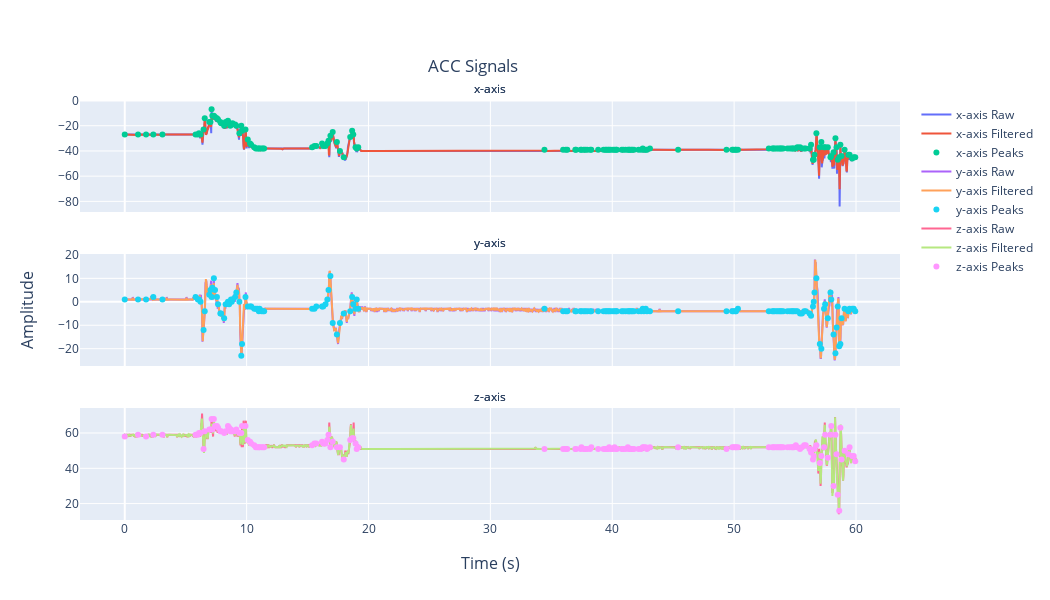

Notebook code for this chart:
### Code cell
#Plot ACC signals using Plotly
biobss.imutools.plot_acc(signals=signals, peaks=peaks, sampling_rate=fs, method='plotly', show_peaks=True)

### Figure 1 — Plotly figure (JSON) as saved in the notebook; plotly's stock layout.template omitted (floating-point values rounded to 4 significant figures; data arrays with more than 128 entries replaced by an {"elided": "..."} marker saying what was removed)
{"data": [{"name": "x-axis Raw", "type": "scatter", "x": {"elided": "1920 float values"}, "xaxis": "x", "y": {"elided": "1920 int values"}, "yaxis": "y"}, {"name": "x-axis Filtered", "type": "scatter", "x": {"elided": "1920 float values"}, "xaxis": "x", "y": {"elided": "1920 float values"}, "yaxis": "y"}, {"mode": "markers", "name": "x-axis Peaks", "type": "scatter", "x": {"elided": "159 float values"}, "xaxis": "x", "y": {"elided": "159 int values"}, "yaxis": "y"}, {"name": "y-axis Raw", "type": "scatter", "x": {"elided": "1920 float values"}, "xaxis": "x2", "y": {"elided": "1920 int values"}, "yaxis": "y2"}, {"name": "y-axis Filtered", "type": "scatter", "x": {"elided": "1920 float values"}, "xaxis": "x2", "y": {"elided": "1920 float values"}, "yaxis": "y2"}, {"mode": "markers", "name": "y-axis Peaks", "type": "scatter", "x": {"elided": "159 float values"}, "xaxis": "x2", "y": {"elided": "159 int values"}, "yaxis": "y2"}, {"name": "z-axis Raw", "type": "scatter", "x": {"elided": "1920 float values"}, "xaxis": "x3", "y": {"elided": "1920 int values"}, "yaxis": "y3"}, {"name": "z-axis Filtered", "type": "scatter", "x": {"elided": "1920 float values"}, "xaxis": "x3", "y": {"elided": "1920 float values"}, "yaxis": "y3"}, {"mode": "markers", "name": "z-axis Peaks", "type": "scatter", "x": {"elided": "159 float values"}, "xaxis": "x3", "y": {"elided": "159 int values"}, "yaxis": "y3"}], "layout": {"annotations": [{"font": {"size": 16}, "showarrow": false, "text": "Time (s)", "x": 0.5, "xanchor": "center", "xref": "paper", "y": 0, "yanchor": "top", "yref": "paper", "yshift": -30}, {"font": {"size": 16}, "showarrow": false, "text": "Amplitude", "textangle": -90, "x": 0, "xanchor": "right", "xref": "paper", "xshift": -40, "y": 0.5, "yanchor": "middle", "yref": "paper"}, {"showarrow": false, "text": "x-axis", "x": 0.5, "xref": "x domain", "y": 1.2, "yref": "y domain"}, {"showarrow": false, "text": "x-axis", "x": 0.5, "xref": "x domain", "y": 1.2, "yref": "y domain"}, {"showarrow": false, "text": "y-axis", "x": 0.5, "xref": "x2 domain", "y": 1.2, "yref": "y2 domain"}, {"showarrow": false, "text": "y-axis", "x": 0.5, "xref": "x2 domain", "y": 1.2, "yref": "y2 domain"}, {"showarrow": false, "text": "z-axis", "x": 0.5, "xref": "x3 domain", "y": 1.2, "yref": "y3 domain"}, {"showarrow": false, "text": "z-axis", "x": 0.5, "xref": "x3 domain", "y": 1.2, "yref": "y3 domain"}], "height": 600, "title": {"text": "ACC Signals", "x": 0.45, "y": 0.9}, "width": 1050, "xaxis": {"anchor": "y", "domain": [0, 1], "matches": "x3", "range": [0, 59.97], "showticklabels": false}, "xaxis2": {"anchor": "y2", "domain": [0, 1], "matches": "x3", "showticklabels": false}, "xaxis3": {"anchor": "y3", "domain": [0, 1]}, "yaxis": {"anchor": "x", "domain": [0.7333, 1]}, "yaxis2": {"anchor": "x2", "domain": [0.3667, 0.6333]}, "yaxis3": {"anchor": "x3", "domain": [0, 0.2667]}}}
